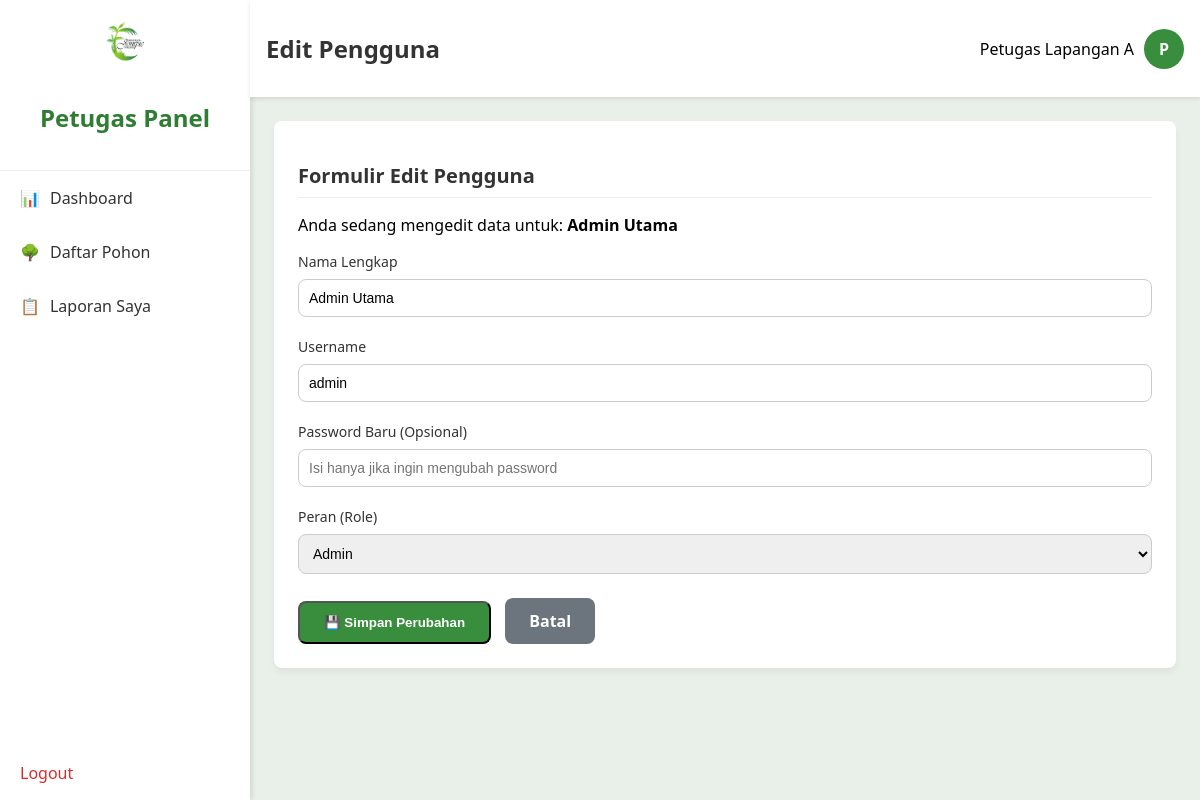
/admin/edit_user.php?id=1 (signed in), run on the app's committed database.
### tables this page shows
CREATE TABLE `users` (
  `id` int(11) NOT NULL,
  `nama` varchar(100) NOT NULL,
  `username` varchar(50) NOT NULL,
  `password` varchar(255) NOT NULL,
  `peran` enum('Admin','Petugas') NOT NULL
);

### admin/edit_user.php (the view, shortened to what this page needs)
<?php
require_once('../includes/header.php');
require_once('../config/database.php');
$user_id = isset($_GET['id']) ? intval($_GET['id']) : 0;
$sql = "SELECT nama, username, peran FROM users WHERE id = ?";
$stmt = mysqli_prepare($koneksi, $sql);
mysqli_stmt_bind_param($stmt, "i", $user_id);
mysqli_stmt_execute($stmt);
$result = mysqli_stmt_get_result($stmt);
$user = mysqli_fetch_assoc($result);
?>
<div class="card">
    <h2 class="card-title">Formulir Edit Pengguna</h2>
    <p class="mb-4 text-gray-600">Anda sedang mengedit data untuk: <strong><?php echo htmlspecialchars($user['nama']); ?></strong></p>
    <form action="process_edit_user.php" method="POST">
        <div class="form-group">
            <label for="nama">Nama Lengkap</label>
            <input type="text" id="nama" name="nama" class="form-input" value="<?php echo htmlspecialchars($user['nama']); ?>" required>
        </div>
        <div class="form-group">
            <label for="username">Username</label>
            <input type="text" id="username" name="username" class="form-input" value="<?php echo htmlspecialchars($user['username']); ?>" required>
        </div>
        <div class="form-group">
            <label for="password">Password Baru (Opsional)</label>
            <input type="password" id="password" name="password" class="form-input" placeholder="Isi hanya jika ingin mengubah password">
        </div>
        <div class="form-group">
            <label for="peran">Peran (Role)</label>
            <select id="peran" name="peran" class="form-input" required>
                <option value="Admin" <?php if($user['peran'] == 'Admin') echo 'selected'; ?>>Admin</option>
            </select>
        </div>
        <div class="mt-6">
            <button type="submit" class="btn-primary-action" style="background-color: #388E3C;">💾 Simpan Perubahan</button>
            <a href="manage_users.php" class="btn-secondary-action">Batal</a>
        </div>
    </form>
</div>
<?php
require_once('../includes/footer.php');
?>

### assets/css/style.css (style rules this page uses)
body { font-family: 'Segoe UI', Tahoma, Geneva, Verdana, sans-serif; background-color: #E9EFE9; margin: 0; }
.form-group { margin-bottom: 20px; text-align: left; }
.form-group label { display: block; margin-bottom: 8px; font-size: 14px; font-weight: 500; color: #333; }
.form-group input { width: 100%; padding: 10px; border: 1px solid #ccc; border-radius: 8px; font-size: 14px; box-sizing: border-box; }
.card { background-color: white; padding: 1.5rem; border-radius: 8px; box-shadow: 0 4px 6px rgba(0,0,0,0.05); margin-bottom: 1.5rem; }
.card-title { font-size: 1.25rem; font-weight: 700; color: #333; margin-bottom: 1rem; border-bottom: 1px solid #eee; padding-bottom: 0.5rem; }
.btn-primary-action { display: inline-block; background-color: #ff9800; color: white; padding: 12px 24px; border-radius: 8px; text-decoration: none; font-weight: 600; transition: background-color 0.3s ease; }
.form-input { width: 100%; padding: 10px; border: 1px solid #ccc; border-radius: 8px; font-size: 14px; box-sizing: border-box; }
.mb-4 { margin-bottom: 1rem; }
.mt-6 { margin-top: 1.5rem; }
.btn-secondary-action { display: inline-block; background-color: #6c757d; color: white; padding: 12px 24px; border-radius: 8px; text-decoration: none; font-weight: 600; transition: background-color 0.3s ease; margin-left: 10px; }

### data on the page
users: nama "Admin Utama", username "admin", peran "Admin"

### other printed values
$user_role "Petugas"
$page_title "Edit Pengguna"
$user_name "Petugas Lapangan A"
$user_avatar "P"
